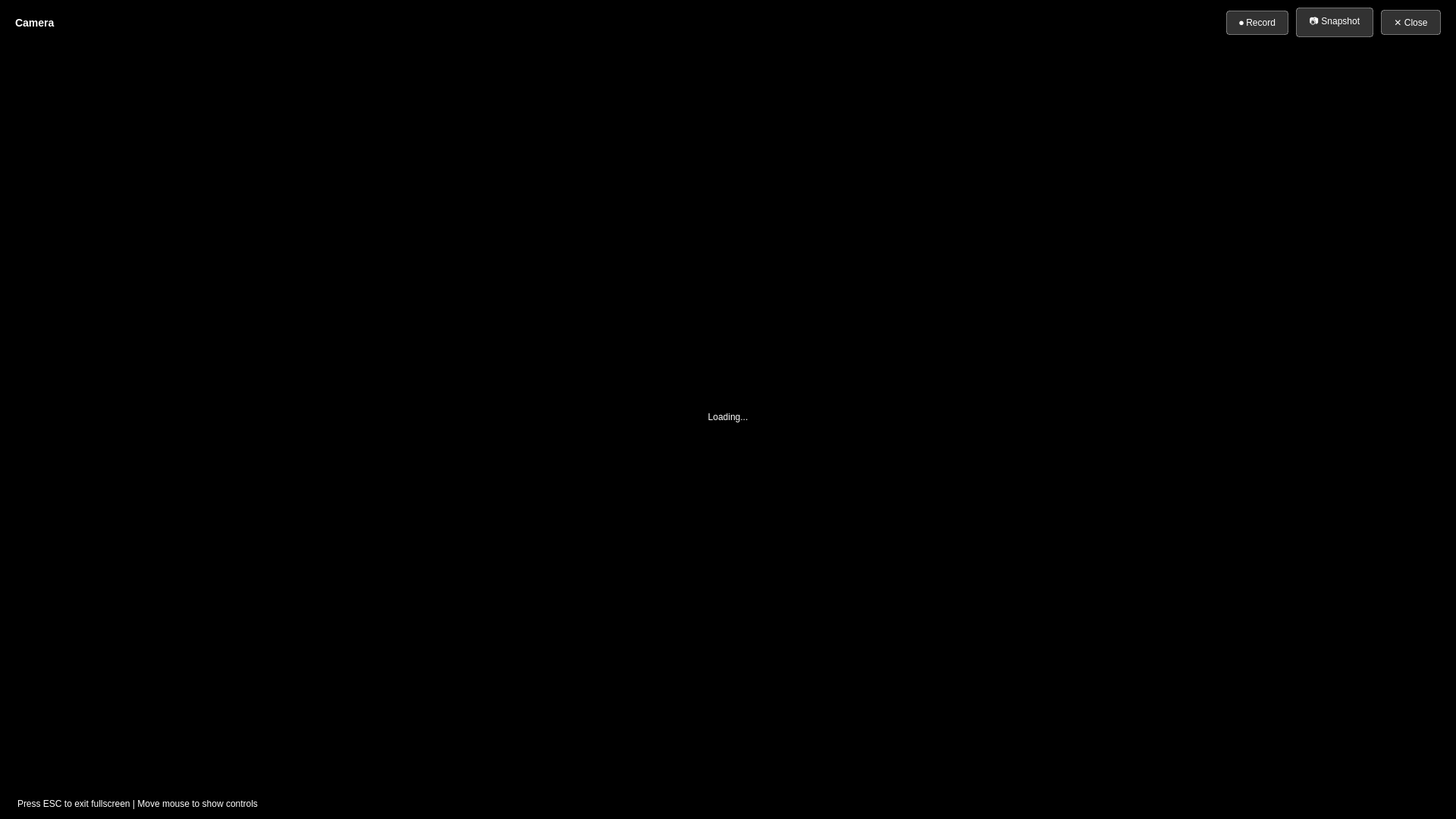
<?xml version="1.0" encoding="UTF-8"?>
<ui version="4.0">
 <class>FullscreenViewer</class>
 <widget class="QWidget" name="FullscreenViewer">
  <property name="geometry">
   <rect>
    <x>0</x>
    <y>0</y>
    <width>1920</width>
    <height>1080</height>
   </rect>
  </property>
  <property name="windowTitle">
   <string>CCTV Fullscreen Viewer</string>
   </property>
  <property name="styleSheet">
   <string>background-color: black;</string>
  </property>
  <layout class="QVBoxLayout" name="verticalLayout">
   <property name="spacing">
    <number>0</number>
   </property>
   <property name="leftMargin">
    <number>0</number>
   </property>
   <property name="topMargin">
    <number>0</number>
   </property>
   <property name="rightMargin">
    <number>0</number>
   </property>
   <property name="bottomMargin">
    <number>0</number>
   </property>
   <item>
    <widget class="QFrame" name="controlBar">
     <property name="maximumSize">
      <size>
       <width>16777215</width>
       <height>60</height>
      </size>
     </property>
     <property name="styleSheet">
      <string>QFrame {
    background-color: rgba(0, 0, 0, 180);
    border: none;
}
QPushButton {
    background-color: rgba(255, 255, 255, 50);
    border: 1px solid rgba(255, 255, 255, 100);
    color: white;
    padding: 8px 16px;
    border-radius: 4px;
    font-size: 12px;
}
QPushButton:hover {
    background-color: rgba(255, 255, 255, 80);
}
QLabel {
    color: white;
    font-size: 14px;
    font-weight: bold;
}</string>
     </property>
     <layout class="QHBoxLayout" name="controlLayout">
      <property name="spacing">
       <number>10</number>
      </property>
      <property name="leftMargin">
       <number>20</number>
      </property>
      <property name="topMargin">
       <number>10</number>
      </property>
      <property name="rightMargin">
       <number>20</number>
      </property>
      <property name="bottomMargin">
       <number>10</number>
      </property>
      <item>
       <widget class="QLabel" name="cameraNameLabel">
        <property name="text">
         <string>Camera</string>
        </property>
       </widget>
      </item>
      <item>
       <spacer name="controlSpacer">
        <property name="orientation">
         <enum>Qt::Horizontal</enum>
        </property>
        <property name="sizeHint" stdset="0">
         <size>
          <width>40</width>
          <height>20</height>
         </size>
        </property>
       </spacer>
      </item>
      <item>
       <widget class="QPushButton" name="recordButton">
        <property name="text">
         <string>⏺ Record</string>
        </property>
       </widget>
      </item>
      <item>
       <widget class="QPushButton" name="snapshotButton">
        <property name="text">
         <string>📷 Snapshot</string>
        </property>
       </widget>
      </item>
      <item>
       <widget class="QPushButton" name="closeButton">
        <property name="text">
         <string>✕ Close</string>
        </property>
       </widget>
      </item>
     </layout>
    </widget>
   </item>
   <item>
    <widget class="QLabel" name="videoLabel">
     <property name="text">
      <string>Loading...</string>
     </property>
     <property name="alignment">
      <set>Qt::AlignCenter</set>
     </property>
     <property name="styleSheet">
      <string>background-color: black; color: white;</string>
     </property>
     <property name="scaledContents">
      <bool>true</bool>
     </property>
    </widget>
   </item>
   <item>
    <widget class="QLabel" name="statusOverlay">
     <property name="maximumSize">
      <size>
       <width>16777215</width>
       <height>40</height>
      </size>
     </property>
     <property name="text">
      <string>Press ESC to exit fullscreen | Move mouse to show controls</string>
     </property>
     <property name="styleSheet">
      <string>QLabel {
    background-color: rgba(0, 0, 0, 180);
    color: white;
    padding: 10px 20px;
    font-size: 12px;
}</string>
     </property>
    </widget>
   </item>
  </layout>
 </widget>
 <resources/>
 <connections>
  <connection>
   <sender>closeButton</sender>
   <signal>clicked()</signal>
   <receiver>FullscreenViewer</receiver>
   <slot>close()</slot>
   <hints>
    <hint type="sourcelabel">
     <x>1850</x>
     <y>30</y>
    </hint>
    <hint type="destinationlabel">
     <x>960</x>
     <y>540</y>
    </hint>
   </hints>
  </connection>
 </connections>
</ui>
